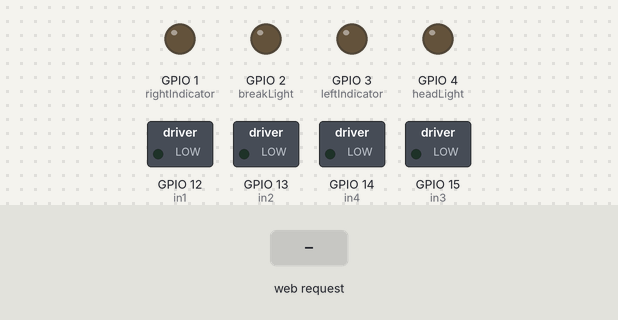
A program run on a simulated ESP32. On the bench: switched loads named in the program (green lamp = pin HIGH), output pins drawn as LEDs (lit = HIGH). The test bench sets the inputs (shaded band). WiFi joins after 1.5 s; servers stay silent unless stated; the camera gives no picture; what the program prints to the serial monitor is not drawn.

Above: at 7.0 s.
7.1 s: HTTP request GET /backward received
At 8.3 s:
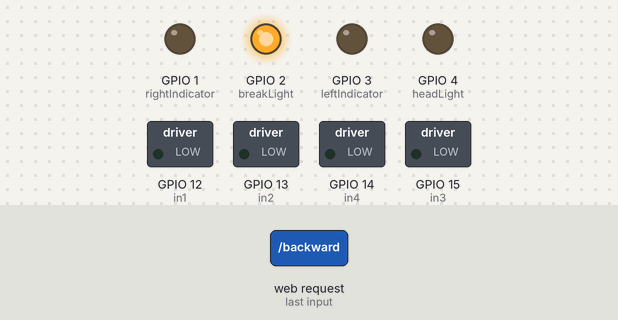
8.6 s: HTTP request GET /left received
At 9.6 s:
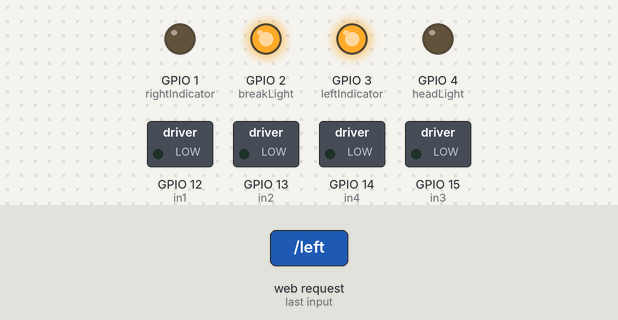
10.1 s: HTTP request GET /right received
At 10.6 s:
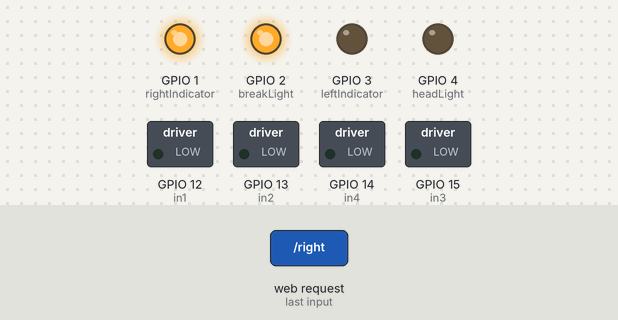
11.6 s: HTTP request GET /headlight?val=on received
At 12.8 s:
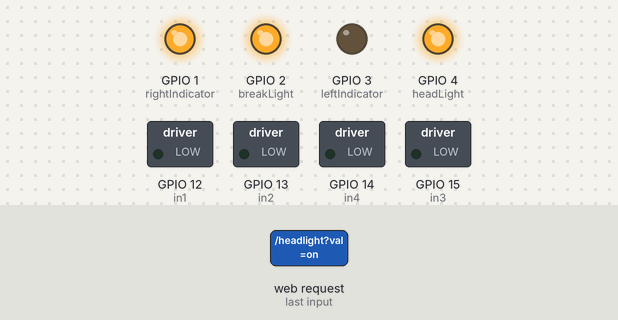
13.1 s: HTTP request GET /forward received
At 14.0 s:
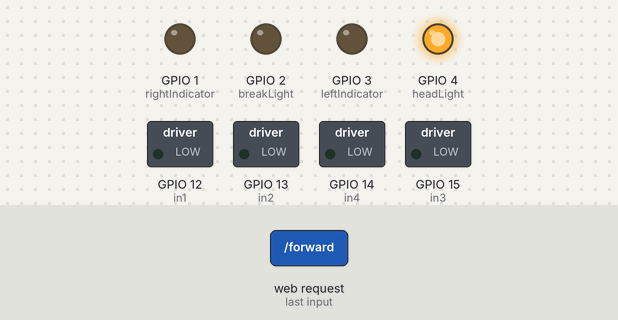
14.6 s: HTTP request GET /backward received
At 15.4 s:
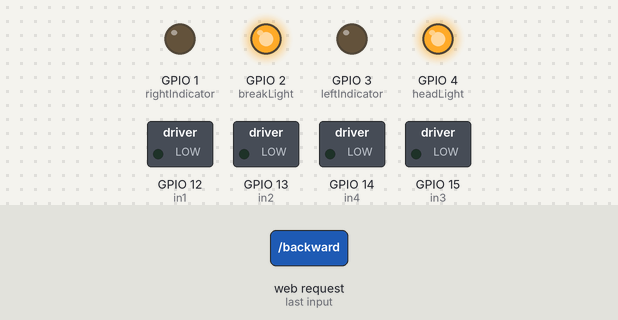
Timing chart, 0 to 17.1 s (numbered marks = the images above; inputs shaded):
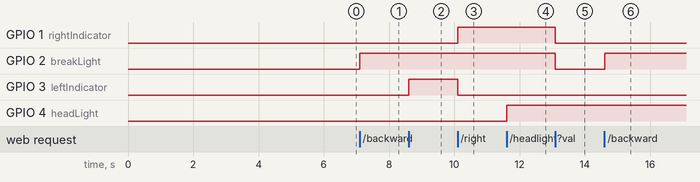

The program:

main.cpp
```cpp
#include "motor-controls.h"
#include "camera-config.h"
#include "server.h"
#include "soc/soc.h"
#include "soc/rtc_cntl_reg.h"

void setup()
{
  WRITE_PERI_REG(RTC_CNTL_BROWN_OUT_REG, 0);
  Serial.begin(115200);
  delay(1000);

  // Motor pin modes
  pinMode(in1, OUTPUT);
  pinMode(in2, OUTPUT);
  pinMode(in3, OUTPUT);
  pinMode(in4, OUTPUT);

  pinMode(headLight, OUTPUT);
  pinMode(rightIndicator, OUTPUT);
  pinMode(leftIndicator, OUTPUT);
  pinMode(breakLight, OUTPUT);

  stopCar();
  connectWifi();
  delay(3000);
  if (!startCamera())
  {
    Serial.println("Camera init failed. Halting.");
    while (true)
      delay(1000);
  }
  routes();
  server.begin();
  Serial.println("HTTP stream server started");
  Serial.end();
}

void loop()
{
  server.handleClient();
  delay(10);
}
```

motor-controls.cpp
```cpp
#include <Arduino.h>
#include "motor-controls.h"


const int in1 = 12; // Right motor forward
const int in2 = 13; // Right motor backward
const int in3 = 15; // Left motor forward
const int in4 = 14; // Left motor backward

const int headLight = 4;
const int rightIndicator = 1;
const int leftIndicator = 3;
const int breakLight = 2;

// Speed (PWM duty cycle)
int speedVal = 0; // Range: 0 - 1023
bool isEngineRunning = false;
int speedKmph = 0;
// ================= MOTOR CONTROL =================

void left()
{
  if (isEngineRunning)
  {
    analogWrite(in1, speedVal);
    analogWrite(in2, 0);
    analogWrite(in3, speedVal);
    analogWrite(in4, 0);
  }
}

void right()
{
  if (isEngineRunning)
  {
    analogWrite(in1, 0);
    analogWrite(in2, speedVal); // Right motor runs forward
    analogWrite(in3, 0);        // Left motor stops
    analogWrite(in4, speedVal);
  }
}

void forward()
{
  if (isEngineRunning)
  {
    analogWrite(in1, 0);
    analogWrite(in2, speedVal);
    analogWrite(in3, speedVal);
    analogWrite(in4, 0);
  }
}

void backward()
{
  if (isEngineRunning)
  {
    analogWrite(in1, speedVal);
    analogWrite(in2, 0);
    analogWrite(in3, 0);
    analogWrite(in4, speedVal);
  }
}

void stopCar()
{
  if (isEngineRunning)
  {
    analogWrite(in1, 0);
    analogWrite(in2, 0);
    analogWrite(in3, 0);
    analogWrite(in4, 0);
  }
}

void turnOffIndicators()
{
  digitalWrite(leftIndicator, LOW);
  digitalWrite(rightIndicator, LOW);
}
```

motor-controls.h
```cpp
#pragma once
// Function declarations
void forward();
void backward();
void left();
void right();
void stopCar();
void turnOffIndicators();

// External variables (only declared here, defined in .cpp)
extern const int in1;
extern const int in2;
extern const int in3;
extern const int in4;

extern const int headLight;
extern const int rightIndicator;
extern const int leftIndicator;
extern const int breakLight;

extern int speedVal;
extern bool isEngineRunning;
extern int speedKmph;
```

server.cpp
```cpp
#include "server.h"
#include "motor-controls.h"
#include "camera-config.h"

// WiFi credentials
const char *ssid = "K-1003";
const char *password = "Ashajha_123";

WebServer server(80);
WiFiClient streamClient;

TaskHandle_t streamTaskHandle = NULL;

void connectWifi()
{
  Serial.println("Connecting to WiFi...");
  WiFi.begin(ssid, password);

  unsigned long startAttemptTime = millis();
  const unsigned long wifiTimeout = 15000;

  while (WiFi.status() != WL_CONNECTED && millis() - startAttemptTime < wifiTimeout)
  {
    delay(500);
    Serial.print(".");
  }

  if (WiFi.status() == WL_CONNECTED)
  {
    Serial.println("\n✅ WiFi connected!");
    Serial.print("IP address: ");
    Serial.println(WiFi.localIP());
  }
  else
  {
    Serial.println("\n❌ WiFi connection failed! Restarting...");
    delay(1000);
    ESP.restart();
  }
}

void routes()
{
  // Routes
  server.on("/", []()
            { server.send(200, "text/html", "<html><body><img src='/stream' width='100%' height='100%' ></body></html>"); });
  server.on("/stream", HTTP_GET, handleStream);
  server.on("/status", []()
            {
    Serial.println("[COMMAND] Status");
    server.send(200, "text/plain", "Ok"); });

  server.on("/headlight", []
            {
    Serial.println("[COMMAND] Headlight " + server.arg("val"));

    if (server.arg("val") == "on") {
      digitalWrite(headLight, HIGH);
    }
    if (server.arg("val") == "off") {
      digitalWrite(headLight, LOW);
    } });

  server.on("/engine-on", []()
            {
    Serial.println("[COMMAND] Engine On");
    isEngineRunning = true;
    server.send(200, "text/plain", "Engine On"); });

  server.on("/engine-off", []()
            {
    Serial.println("[COMMAND] Engine Off");
    isEngineRunning = false;
    server.send(200, "text/plain", "Engine Off"); });

  server.on("/forward", []()
            {
    Serial.println("[COMMAND] Forward");
    turnOffIndicators();
    digitalWrite(breakLight, LOW);
    forward();
    server.send(200, "text/plain", "Forward"); });

  server.on("/backward", []()
            {
    Serial.println("[COMMAND] Backward");
    turnOffIndicators();
    digitalWrite(breakLight, HIGH);
    backward();
    server.send(200, "text/plain", "Backward"); });

  server.on("/left", []()
            {
    Serial.println("[COMMAND] Left");
    turnOffIndicators();
    digitalWrite(leftIndicator, HIGH);
    left();
    server.send(200, "text/plain", "Left"); });

  server.on("/right", []()
            {
    Serial.println("[COMMAND] Right");
    turnOffIndicators();
    digitalWrite(rightIndicator, HIGH);
    right();
    server.send(200, "text/plain", "Right"); });

  server.on("/stop", []()
            {
    Serial.println("[COMMAND] Stop");
    digitalWrite(breakLight, HIGH);
    stopCar();
    server.send(200, "text/plain", "Stop"); });

  server.on("/speed", []()
            {
    if (server.hasArg("val")) {
      speedKmph = server.arg("val").toFloat();     // Speed in km/h
      speedVal = map(speedKmph, 0, 100, 0, 1000);  // Convert to PWM
      Serial.print("[SPEED] Set to: ");
      Serial.print(speedKmph);
      Serial.print(" km/h → PWM: ");
      Serial.println(speedVal);
    }

    // Respond with the real speed (km/h)
    server.send(200, "text/plain", String(speedKmph)); });
  server.on("/whoami", []()
            { server.send(200, "text/plain", "esp32scar"); });
}

void streamTask(void *pvParameters)
{
  // Take ownership of the client pointer
  WiFiClient client = *((WiFiClient *)pvParameters);
  delete (WiFiClient *)pvParameters;  // instead of manual destructor + free

  // HTTP multipart MJPEG response header
  client.print(
    "HTTP/1.1 200 OK\r\n"
    "Content-Type: multipart/x-mixed-replace; boundary=frame\r\n"
    "Cache-Control: no-cache\r\n"
    "Pragma: no-cache\r\n"
    "\r\n"
  );

  while (client.connected())
  {
    camera_fb_t *fb = esp_camera_fb_get();
    if (!fb)
    {
      delay(10);
      continue;
    }

    // With PIXFORMAT_JPEG we can send directly
    client.printf(
      "--frame\r\n"
      "Content-Type: image/jpeg\r\n"
      "Content-Length: %u\r\n\r\n",
      fb->len
    );

    size_t written = client.write(fb->buf, fb->len);
    client.print("\r\n");

    esp_camera_fb_return(fb);

    if (written != fb->len)
    {
      // Client disconnected / broken pipe
      break;
    }

    // Tiny delay so we don’t starve WiFi task
    delay(1);
  }

  client.stop();
  streamTaskHandle = NULL;
  vTaskDelete(NULL);
}


void handleStream()
{
  // If a stream is already running, stop it
  if (streamTaskHandle != NULL)
  {
    delay(100);
    for (int i = 0; i < 50 && streamTaskHandle != NULL; ++i)
      delay(10);
  }

  // Allocate memory for the client copy and use placement new
  WiFiClient *clientCopy = (WiFiClient *)malloc(sizeof(WiFiClient));
  new (clientCopy) WiFiClient(server.client()); // Placement new: copy-construct

  xTaskCreatePinnedToCore(
      streamTask,
      "streamTask",
      8192,
      clientCopy,
      1,
      &streamTaskHandle,
      0);
}
```

server.h
```cpp
#pragma once
#include <WiFi.h>
#include <WebServer.h>

void routes();
void handleStream();
void streamTask(void *pvParameters);

// WiFi credentials
extern const char *ssid;
extern const char *password;

extern WebServer server;
extern WiFiClient streamClient;

void connectWifi();
```

camera-config.cpp
```cpp
#include <Arduino.h>
#include "esp_camera.h"
#include "camera-config.h"

// 🧠 FPS monitor
unsigned long lastFpsPrint = 0;
int frameCount = 0;


// AI Thinker GC2145 pin configuration (unchanged)
#define PWDN_GPIO_NUM 32
#define RESET_GPIO_NUM -1
#define XCLK_GPIO_NUM 0
#define SIOD_GPIO_NUM 26
#define SIOC_GPIO_NUM 27

#define Y9_GPIO_NUM 35
#define Y8_GPIO_NUM 34
#define Y7_GPIO_NUM 39
#define Y6_GPIO_NUM 36
#define Y5_GPIO_NUM 21
#define Y4_GPIO_NUM 19
#define Y3_GPIO_NUM 18
#define Y2_GPIO_NUM 5
#define VSYNC_GPIO_NUM 25
#define HREF_GPIO_NUM 23
#define PCLK_GPIO_NUM 22

// 🖼️ Setup camera config for GC2145
bool startCamera()
{
    camera_config_t config;
    config.ledc_channel = LEDC_CHANNEL_0;
    config.ledc_timer = LEDC_TIMER_0;

    config.pin_d0 = Y2_GPIO_NUM;
    config.pin_d1 = Y3_GPIO_NUM;
    config.pin_d2 = Y4_GPIO_NUM;
    config.pin_d3 = Y5_GPIO_NUM;
    config.pin_d4 = Y6_GPIO_NUM;
    config.pin_d5 = Y7_GPIO_NUM;
    config.pin_d6 = Y8_GPIO_NUM;
    config.pin_d7 = Y9_GPIO_NUM;

    config.pin_xclk = XCLK_GPIO_NUM;
    config.pin_pclk = PCLK_GPIO_NUM;
    config.pin_vsync = VSYNC_GPIO_NUM;
    config.pin_href = HREF_GPIO_NUM;
    config.pin_sccb_sda = SIOD_GPIO_NUM;
    config.pin_sccb_scl = SIOC_GPIO_NUM;

    config.pin_pwdn = PWDN_GPIO_NUM;
    config.pin_reset = RESET_GPIO_NUM;

    config.xclk_freq_hz = 20000000;
    // config.pixel_format = PIXFORMAT_GRAYSCALE;
    config.pixel_format = PIXFORMAT_JPEG;
    config.fb_location = CAMERA_FB_IN_PSRAM;
    config.grab_mode = CAMERA_GRAB_LATEST;

    if (psramFound())
    {
        config.frame_size = FRAMESIZE_VGA;
        config.jpeg_quality = 15; // lower = faster
        config.fb_count = 2;
    }
    else
    {
        config.frame_size = FRAMESIZE_QQVGA; // smaller if no PSRAM
        config.jpeg_quality = 30;
        config.fb_count = 1;
    }

    esp_err_t err = esp_camera_init(&config);
    if (err != ESP_OK)
    {
        Serial.printf("Camera init failed with error 0x%x", err);
        return false;
    }

    return true;
}
```

camera-config.h
```cpp
// camera-config.h
#pragma once
#include <Arduino.h>
#include "esp_camera.h"

// FPS Monitor (can be optionally removed if not used outside)
extern unsigned long lastFpsPrint;
extern int frameCount;

// 📸 Declare startCamera
bool startCamera();
```

Measured:
- after the input at 7.1 s, GPIO 2 (breakLight): LOW → HIGH at once
- after the input at 8.6 s, GPIO 3 (leftIndicator): LOW → HIGH at once
- after the input at 10.1 s, GPIO 1 (rightIndicator): LOW → HIGH at once; GPIO 3 (leftIndicator): HIGH → LOW at once
- after the input at 11.6 s, GPIO 4 (headLight): LOW → HIGH at once
- after the input at 13.1 s, GPIO 1 (rightIndicator), GPIO 2 (breakLight): HIGH → LOW at once
- after the input at 14.6 s, GPIO 2 (breakLight): LOW → HIGH at once
